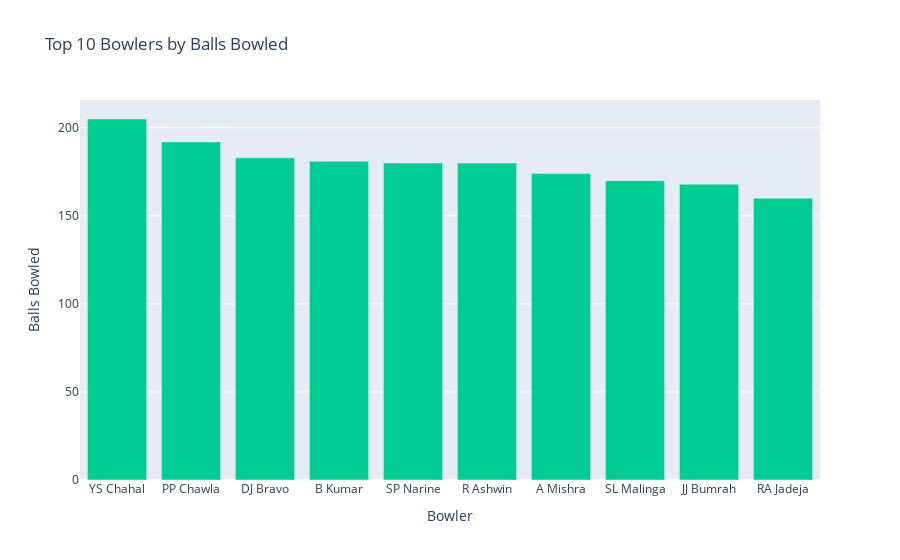

This figure's notebook cell:
### Markdown cell above
#### Top 10 bowlers by balls bowled

### Code cell
fig = px.bar(
    x=top_bowlers.index,
    y=top_bowlers.values,
    labels={'x': 'Bowler', 'y': 'Balls Bowled'},
    title='Top 10 Bowlers by Balls Bowled',
    color_discrete_sequence=['#00CC96']
)
fig.update_layout(xaxis_title='Bowler', yaxis_title='Balls Bowled')
fig.show()

### Figure 1 — Plotly figure (JSON) as saved in the notebook; plotly's stock layout.template omitted (floating-point values rounded to 4 significant figures)
{"data": [{"hovertemplate": "Bowler=%{x}<br>Balls Bowled=%{y}<extra></extra>", "legendgroup": "", "marker": {"color": "#00CC96", "pattern": {"shape": ""}}, "name": "", "orientation": "v", "showlegend": false, "textposition": "auto", "type": "bar", "x": ["YS Chahal", "PP Chawla", "DJ Bravo", "B Kumar", "SP Narine", "R Ashwin", "A Mishra", "SL Malinga", "JJ Bumrah", "RA Jadeja"], "xaxis": "x", "y": [205, 192, 183, 181, 180, 180, 174, 170, 168, 160], "yaxis": "y"}], "layout": {"barmode": "relative", "legend": {"tracegroupgap": 0}, "title": {"text": "Top 10 Bowlers by Balls Bowled"}, "xaxis": {"anchor": "y", "domain": [0, 1], "title": {"text": "Bowler"}}, "yaxis": {"anchor": "x", "domain": [0, 1], "title": {"text": "Balls Bowled"}}}}
